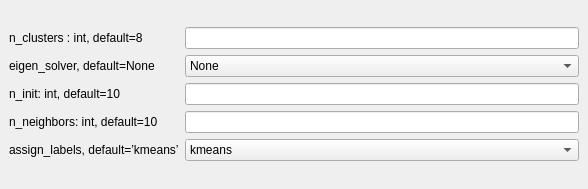
<?xml version="1.0" encoding="UTF-8"?>
<ui version="4.0">
 <class>SpectralClusteringWindow</class>
 <widget class="QMainWindow" name="SpectralClusteringWindow">
  <property name="geometry">
   <rect>
    <x>0</x>
    <y>0</y>
    <width>588</width>
    <height>189</height>
   </rect>
  </property>
  <property name="maximumSize">
   <size>
    <width>600</width>
    <height>200</height>
   </size>
  </property>
  <property name="windowTitle">
   <string>MainWindow</string>
  </property>
  <widget class="QWidget" name="centralwidget">
   <layout class="QGridLayout" name="gridLayout">
    <item row="0" column="0">
     <layout class="QHBoxLayout" name="horizontalLayout">
      <item>
       <layout class="QVBoxLayout" name="verticalLayout_label">
        <item>
         <widget class="QLabel" name="label_n_clusters">
          <property name="statusTip">
           <string>Bandwidth used in the RBF kernel.</string>
          </property>
          <property name="text">
           <string>n_clusters : int, default=8</string>
          </property>
         </widget>
        </item>
        <item>
         <widget class="QLabel" name="label_eigen_solver">
          <property name="text">
           <string>eigen_solver, default=None</string>
          </property>
         </widget>
        </item>
        <item>
         <widget class="QLabel" name="label_n_init">
          <property name="text">
           <string>n_init: int, default=10</string>
          </property>
         </widget>
        </item>
        <item>
         <widget class="QLabel" name="label_n_neighbors">
          <property name="text">
           <string>n_neighbors: int, default=10</string>
          </property>
         </widget>
        </item>
        <item>
         <widget class="QLabel" name="label_assign_labels">
          <property name="text">
           <string>assign_labels, default=’kmeans’</string>
          </property>
         </widget>
        </item>
       </layout>
      </item>
      <item>
       <layout class="QVBoxLayout" name="verticalLayout_input">
        <item>
         <widget class="QLineEdit" name="lineEdit_n_clusters">
          <property name="statusTip">
           <string>Bandwidth used in the RBF kernel.</string>
          </property>
         </widget>
        </item>
        <item>
         <widget class="QComboBox" name="comboBox_eigen_solver">
          <item>
           <property name="text">
            <string>None</string>
           </property>
          </item>
          <item>
           <property name="text">
            <string>arpack</string>
           </property>
          </item>
          <item>
           <property name="text">
            <string>lobpcg</string>
           </property>
          </item>
          <item>
           <property name="text">
            <string>amg</string>
           </property>
          </item>
          <item>
           <property name="text">
            <string/>
           </property>
          </item>
         </widget>
        </item>
        <item>
         <widget class="QLineEdit" name="lineEdit_n_init">
          <property name="statusTip">
           <string>Maximum number of iterations, per seed point before the clustering operation terminates (for that seed point)</string>
          </property>
         </widget>
        </item>
        <item>
         <widget class="QLineEdit" name="lineEdit_n_neighbors"/>
        </item>
        <item>
         <widget class="QComboBox" name="comboBox_assign_labels">
          <item>
           <property name="text">
            <string>kmeans</string>
           </property>
          </item>
          <item>
           <property name="text">
            <string>discretize</string>
           </property>
          </item>
          <item>
           <property name="text">
            <string>cluster_qr</string>
           </property>
          </item>
         </widget>
        </item>
       </layout>
      </item>
     </layout>
    </item>
   </layout>
  </widget>
 </widget>
 <resources/>
 <connections/>
</ui>
